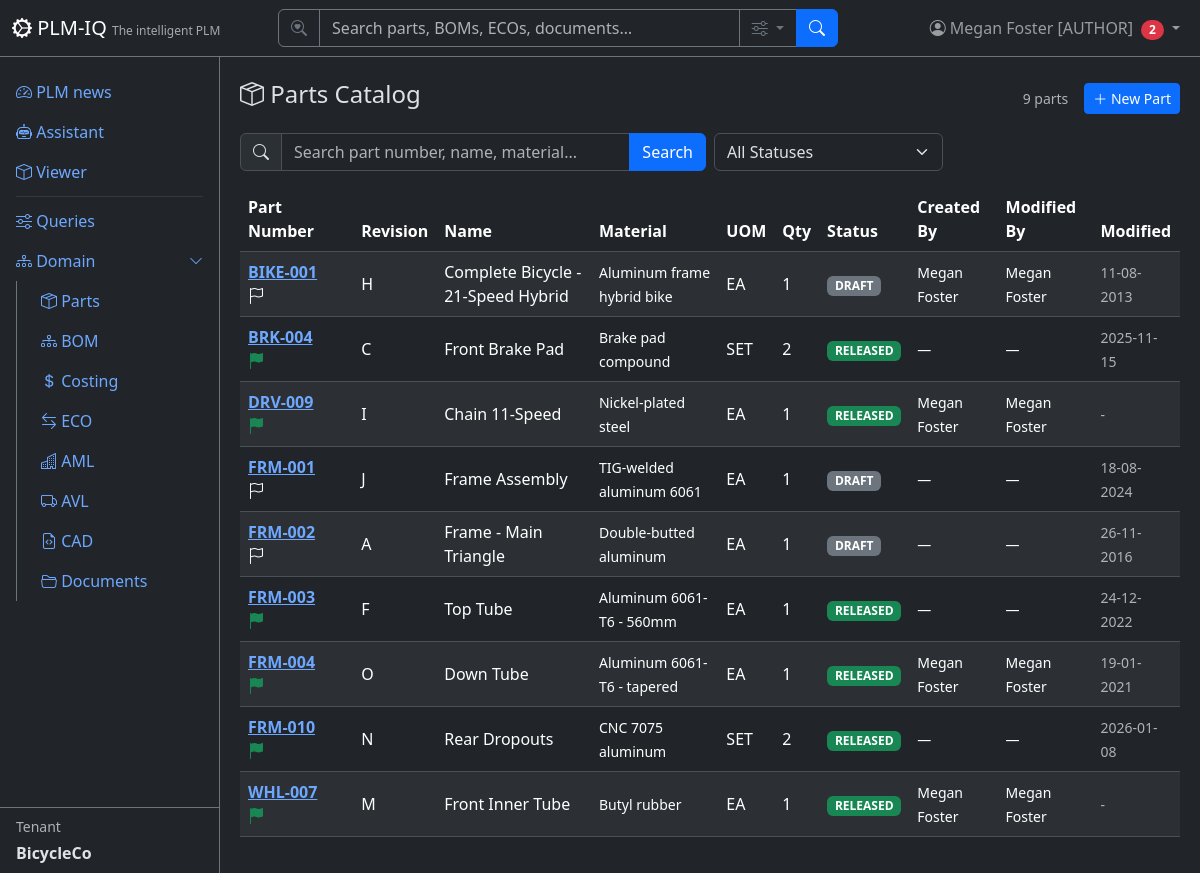
The app's page /parts (signed in) with its own data.
### app/models/tenant_user.py (models this page shows)
class User(Base):
    __tablename__ = "users"
    user_id = Column("user_id", Integer, primary_key=True, autoincrement=True)
    username = Column("username", String, unique=True, nullable=True)
    full_name = Column("full_name", String, nullable=False)
    email = Column("email", String, unique=True, nullable=False)
    email_verified = Column("email_verified", Boolean, nullable=False, default=False)
    password_hash = Column("password_hash", String, nullable=False, default="")
    tenant_id = Column("tenant_id", Integer, ForeignKey("tenants.tenant_id"), nullable=False, default=1)
    tenant_key = Column("tenant_key", String, nullable=False)
    is_active = Column("is_active", Boolean, default=True)
    created_date = Column("created_date", String)
    role = Column("role", String, nullable=False, default="reader")
    node_id = Column("node_id", Integer, ForeignKey("plmiq_node.node_id"))
    node = relationship("GraphNode", foreign_keys=[node_id])
    tenant = relationship("Tenant", back_populates="users")
    favorites = relationship("Favorite", back_populates="user")

class Tenant(Base):
    __tablename__ = "tenants"
    tenant_id = Column("tenant_id", Integer, primary_key=True, autoincrement=True)
    tenant_name = Column("tenant_name", String, unique=True, nullable=False)
    tenant_key = Column("tenant_key", String, unique=True, nullable=False)
    tenant_secret = Column("tenant_secret", String, nullable=False, default="")
    subdomain = Column("subdomain", String, unique=True, nullable=True)
    description = Column("description", String)
    created_date = Column("created_date", String)
    role = Column("role", String, default="reader")
    is_active = Column("is_active", Boolean, default=True)
    git_username = Column("git_username", String, nullable=True)          # per-tenant Gitea user (owner of its repos)
    git_secret_enc = Column("git_secret_enc", String, nullable=True)      # Fernet-encrypted Gitea password/token
    git_cad_repo = Column("git_cad_repo", String, nullable=True)          # tenant's private CAD repo
    git_docs_repo = Column("git_docs_repo", String, nullable=True)        # tenant's private docs repo
    git_provisioned = Column("git_provisioned", Boolean, default=False)   # idempotent provisioning flag
    node_id = Column("node_id", Integer, ForeignKey("plmiq_node.node_id"))
    node = relationship("GraphNode", foreign_keys=[node_id])
    users = relationship("User", back_populates="tenant")
    parts = relationship("Part", back_populates="tenant")
    favorites = relationship("Favorite", back_populates="tenant")

### app/models/parts.py (models this page shows)
class Part(Base):
    __tablename__ = "parts"
    part_number = Column("part_number", String, primary_key=True)
    part_revision = Column("part_revision", String, nullable=False)
    part_name = Column("part_name", String, nullable=False)
    spec_file = Column("spec_file", String)
    material = Column("material", String)
    uom = Column("uom", String, nullable=False)
    qty = Column("qty", Integer, nullable=False, default=1)
    status = Column("status", String, nullable=False, default="DRAFT")
    in_workflow = Column("in_workflow", Boolean, nullable=False, default=False)
    active_workflow_instance_id = Column("active_workflow_instance_id", Integer, ForeignKey("workflow_instances.id"))
    created_date = Column("created_date", String)
    modified_date = Column("modified_date", String)
    modified_owner = Column("modified_owner", Integer, ForeignKey("users.user_id"))
    created_by = Column("created_by", Integer, ForeignKey("users.user_id"))
    tenant_id = Column("tenant_id", Integer, ForeignKey("tenants.tenant_id"), nullable=False, default=1)
    tenant_key = Column("tenant_key", String, nullable=False)
    node_id = Column("node_id", Integer, ForeignKey("plmiq_node.node_id"))
    node = relationship("GraphNode")
    tenant = relationship("Tenant", back_populates="parts")
    bom_items = relationship("BomItem", back_populates="part", foreign_keys="BomItem.part_number")
    costing_items = relationship("CostingBomItem", back_populates="part")
    eco_items = relationship("EngineeringChangeOrder", back_populates="part")
    aml_items = relationship("ApprovedManufacturer", back_populates="part")
    avl_items = relationship("ApprovedVendor", back_populates="part")
    cad_files = relationship("CadMetadata", back_populates="part")

### app/routers/parts.py (the view)
@router.get("", response_class=HTMLResponse)
def list_parts(
    request: Request,
    q: str | None = Query(None, description="Search query"),
    status: str | None = Query(None, description="Filter by status"),
    page: int = Query(1, ge=1),
    db: TenantScopedSession = Depends(get_tenant_db),
):
    user = require_user(request, db)
    ctx = auth_context(request, db)
    query = db.query(Part)
    if q:
        query = query.filter(
            or_(
                Part.part_number.ilike(f"%{q}%"),
                Part.part_name.ilike(f"%{q}%"),
                Part.material.ilike(f"%{q}%"),
            )
        )
    if status:
        query = query.filter(Part.status == status)
    total = query.count()
    offset = (page - 1) * DEFAULT_PAGE_SIZE
    parts = query.order_by(Part.part_number).offset(offset).limit(DEFAULT_PAGE_SIZE).all()
    return HTMLResponse(content=render(
        "parts/list.html",
        **ctx,
        parts=parts,
        page=page,
        total=total,
        pages=(total + DEFAULT_PAGE_SIZE - 1) // DEFAULT_PAGE_SIZE,
        q=q or "",
        status_filter=status or "",
        statuses=get_settings(request).PART_STATUSES,
    ))

### app/templates/parts/list.html (shortened to what this page needs)
{% extends "base.html" %}
{% block content %}
<div class="d-flex justify-content-between align-items-center mb-3">
    <h4><i class="bi bi-box-seam"></i> Parts Catalog</h4>
    <div class="d-flex align-items-center gap-3">
        <span class="text-muted small">{{ total }} parts</span>
        {% if current_user and current_user.role == 'author' %}
        <a href="/parts/new" class="btn btn-sm btn-primary"><i class="bi bi-plus-lg"></i> New Part</a>
        {% endif %}
    </div>
</div>
<form method="GET" class="row g-2 mb-3">
    <div class="col-md-6">
        <div class="input-group">
            <span class="input-group-text"><i class="bi bi-search"></i></span>
            <input type="text" name="q" class="form-control" placeholder="Search part number, name, material..." value="{{ q }}">
            <button class="btn btn-primary" type="submit">Search</button>
        </div>
    </div>
    <div class="col-md-3">
        <select name="status" class="form-select" onchange="this.form.submit()">
            <option value="">All Statuses</option>
        </select>
    </div>
</form>
<div class="table-responsive">
    <table class="table table-striped table-hover align-middle">
        <thead class="table-dark">
            <tr>
                <th>Part Number</th>
                <th></th>
                <th>Revision</th>
                <th>Name</th>
                <th>Material</th>
                <th>UOM</th>
                <th>Qty</th>
                <th>Status</th>
                <th>Created By</th>
                <th>Modified By</th>
                <th>Modified</th>
            </tr>
        </thead>
        <tbody>
            {% for p in parts %}
            <tr>
                <td>
                    <a href="/parts/{{ p.part_number }}" class="fw-bold text-nowrap">{{ p.part_number }}</a>
                    {% if p.status == 'RELEASED' %}
                    <i class="bi bi-flag-fill text-success" title="Released"></i>
                    {% elif p.status == 'OBSOLETED' %}
                    <i class="bi bi-flag-fill text-danger" title="Obsoleted"></i>
                    {% else %}
                    <i class="bi bi-flag fs-6" title="{{ p.status or 'Draft' }}"></i>
                    {% endif %}
                </td>
                <td class="text-center">
                </td>
                <td>{{ p.part_revision }}</td>
                <td>{{ p.part_name }}</td>
                <td><small>{{ (p.material or '')|truncate(40) or '-' }}</small></td>
                <td>{{ p.uom }}</td>
                <td>{{ p.qty }}</td>
                <td>
                    <span class="badge bg-{% if p.status == 'RELEASED' %}success{% elif p.status == 'OBSOLETED' %}danger{% else %}secondary{% endif %} badge-status">
                        {{ p.status }}
                    </span>
                </td>
                <td><small>{{ user_map.get(p.created_by, '—') if user_map else (p.created_by or '—') }}</small></td>
                <td><small>{{ user_map.get(p.modified_owner, '—') if user_map else (p.modified_owner or '—') }}</small></td>
                <td><small class="text-muted">{{ p.modified_date or '-' }}</small></td>
            </tr>
            {% else %}
            <tr><td colspan="11" class="text-center text-muted py-4">No parts found.</td></tr>
            {% endfor %}
        </tbody>
    </table>
</div>
{% endblock %}

### app/templates/base.html (shortened to what this page needs)
<!DOCTYPE html>
<html lang="en" data-bs-theme="dark">
<head>
    <link href="https://cdn.jsdelivr.net/npm/bootstrap@5.3.3/dist/css/bootstrap.min.css" rel="stylesheet">
    <link href="https://cdn.jsdelivr.net/npm/bootstrap-icons@1.11.3/font/bootstrap-icons.css" rel="stylesheet">
</head>
<body>
    <nav class="navbar navbar-expand-md navbar-dark bg-dark fixed-top border-bottom border-secondary">
        <div class="container-fluid">
            <a class="navbar-brand" href="/">
                <i class="bi bi-gear-wide-connected"></i> PLM-IQ
                <small class="d-none d-md-inline">The intelligent PLM</small>
            </a>
            <div class="collapse navbar-collapse" id="navMenu">
                {% if current_user %}
                <form class="d-flex mx-auto my-2 my-md-0" role="search" action="/search" method="get" style="width: 100%; max-width: 560px;">
                    <div class="input-group">
                        <span class="input-group-text bg-dark border-secondary text-secondary"><i class="bi bi-search-heart"></i></span>
                        <input type="search" name="q" class="form-control bg-dark text-light border-secondary" placeholder="Search parts, BOMs, ECOs, documents…" aria-label="Search">
                        <button class="btn btn-outline-secondary dropdown-toggle" type="button" data-bs-toggle="dropdown" data-bs-auto-close="outside" title="Search options">
                            <i class="bi bi-sliders"></i>
                        </button>
                        <button class="btn btn-primary" type="submit"><i class="bi bi-search"></i></button>
                    </div>
                </form>
                {% endif %}
                <ul class="navbar-nav ms-auto align-items-center">
                    {% if current_user %}
                    <li class="nav-item dropdown">
                        <a class="nav-link dropdown-toggle position-relative" href="#" role="button" data-bs-toggle="dropdown" aria-label="Profile Menu" title="Profile Menu">
                            <i class="bi bi-person-circle"></i>
                            <span class="d-none d-md-inline">{{ current_user.full_name }} [{{ current_user.role|upper if current_user.role else 'SUPERUSER' }}]</span>
                            {% if unread_count|default(0) > 0 %}<span class="badge bg-danger rounded-pill ms-1">{{ unread_count }}</span>{% endif %}
                        </a>
                    </li>
                    {% else %}
                    <li class="nav-item">
                        <a class="nav-link" href="/login"><i class="bi bi-box-arrow-in-right"></i> Sign In</a>
                    </li>
                    {% endif %}
                </ul>
            </div>
        </div>
    </nav>
    <div class="sidebar bg-dark border-end border-secondary pt-3">
        <ul class="nav nav-pills flex-column flex-grow-1 overflow-auto">
            <li class="nav-item">
                <a class="nav-link" href="/"><i class="bi bi-speedometer2"></i> PLM news</a>
            </li>
            <li class="nav-item">
                <a class="nav-link" href="/assistant"><i class="bi bi-robot"></i> Assistant</a>
            </li>
            <li class="nav-item">
                <a class="nav-link" href="/apsviewer"><i class="bi bi-box"></i> Viewer</a>
            </li>
            <li class="nav-item">
                <hr class="nav-divider my-1 mx-3 border-secondary">
            </li>
            <li class="nav-item">
                <a class="nav-link" href="/queries"><i class="bi bi-sliders"></i> Queries</a>
            </li>
            <li class="nav-item">
                <a class="nav-link d-flex justify-content-between align-items-center" data-bs-toggle="collapse" href="#domainSubmenu" role="button" aria-expanded="true">
                    <span><i class="bi bi-diagram-3"></i> Domain</span>
                    <i class="bi bi-chevron-down small"></i>
                </a>
                <div class="collapse show" id="domainSubmenu">
                    <ul class="nav nav-pills flex-column ms-3 border-start border-secondary ps-2">
                        <li class="nav-item">
                            <a class="nav-link" href="/parts"><i class="bi bi-box-seam"></i> Parts</a>
                        </li>
                        <li class="nav-item">
                            <a class="nav-link" href="/bom"><i class="bi bi-diagram-3"></i> BOM</a>
                        </li>
                        <li class="nav-item">
                            <a class="nav-link" href="/costing"><i class="bi bi-currency-dollar"></i> Costing</a>
                        </li>
                        <li class="nav-item">
                            <a class="nav-link" href="/eco"><i class="bi bi-arrow-left-right"></i> ECO</a>
                        </li>
                        <li class="nav-item">
                            <a class="nav-link" href="/aml"><i class="bi bi-buildings"></i> AML</a>
                        </li>
                        <li class="nav-item">
                            <a class="nav-link" href="/avl"><i class="bi bi-truck"></i> AVL</a>
                        </li>
                        <li class="nav-item">
                            <a class="nav-link" href="/cad"><i class="bi bi-file-earmark-code"></i> CAD</a>
                        </li>
                        <li class="nav-item">
                            <a class="nav-link" href="/documents"><i class="bi bi-folder2-open"></i> Documents</a>
                        </li>
                    </ul>
                </div>
            </li>
        </ul>
        {% if current_tenant %}
        <div class="px-3 py-2 border-top border-secondary mt-auto">
            <div class="small text-muted mb-1">Tenant</div>
            <div class="fw-bold">{{ current_tenant.tenant_name }}</div>
        </div>
        {% endif %}
    </div>
    <div class="main-content">
        {% block content %}{% endblock %}
    </div>
</body>
</html>

### app/templates/base.html (style rules this page uses)
body { padding-top: 60px; }
.sidebar { position: fixed; top: 56px; bottom: 0; left: 0; width: 220px; overflow-y: auto; display: flex; flex-direction: column; }
.main-content { margin-left: 220px; padding: 20px; }
.navbar-brand small { font-size: 0.75rem; opacity: 0.6; }
.badge-status { font-size: 0.75rem; }

### records on screen
User: full_name "Megan Foster", role "AUTHOR"
Tenant: tenant_name "BicycleCo"
Part: part_number "BIKE-001", part_revision "H", part_name "Complete Bicycle - 21-Speed Hybrid", material "Aluminum frame hybrid bike", uom "EA", qty "1", status "DRAFT", get "Megan Foster", modified_date "11-08-2013"
Part: part_number "BRK-004", part_revision "C", part_name "Front Brake Pad", material "Brake pad compound", uom "SET", qty "2", status "RELEASED", get "—", modified_date "2025-11-15"
Part: part_number "DRV-009", part_revision "I", part_name "Chain 11-Speed", material "Nickel-plated steel", uom "EA", qty "1", status "RELEASED", get "Megan Foster", modified_date "-"
Part: part_number "FRM-001", part_revision "J", part_name "Frame Assembly", material "TIG-welded aluminum 6061", uom "EA", qty "1", status "DRAFT", get "—", modified_date "18-08-2024"
Part: part_number "FRM-002", part_revision "A", part_name "Frame - Main Triangle", material "Double-butted aluminum", uom "EA", qty "1", status "DRAFT", get "—", modified_date "26-11-2016"
Part: part_number "FRM-003", part_revision "F", part_name "Top Tube", material "Aluminum 6061-T6 - 560mm", uom "EA", qty "1", status "RELEASED", get "—", modified_date "24-12-2022"
Part: part_number "FRM-004", part_revision "O", part_name "Down Tube", material "Aluminum 6061-T6 - tapered", uom "EA", qty "1", status "RELEASED", get "Megan Foster", modified_date "19-01-2021"
Part: part_number "FRM-010", part_revision "N", part_name "Rear Dropouts", material "CNC 7075 aluminum", uom "SET", qty "2", status "RELEASED", get "—", modified_date "2026-01-08"
Part: part_number "WHL-007", part_revision "M", part_name "Front Inner Tube", material "Butyl rubber", uom "EA", qty "1", status "RELEASED", get "Megan Foster", modified_date "-"

### other values on screen
{{ unread_count }} "2"
{{ total }} "9"
